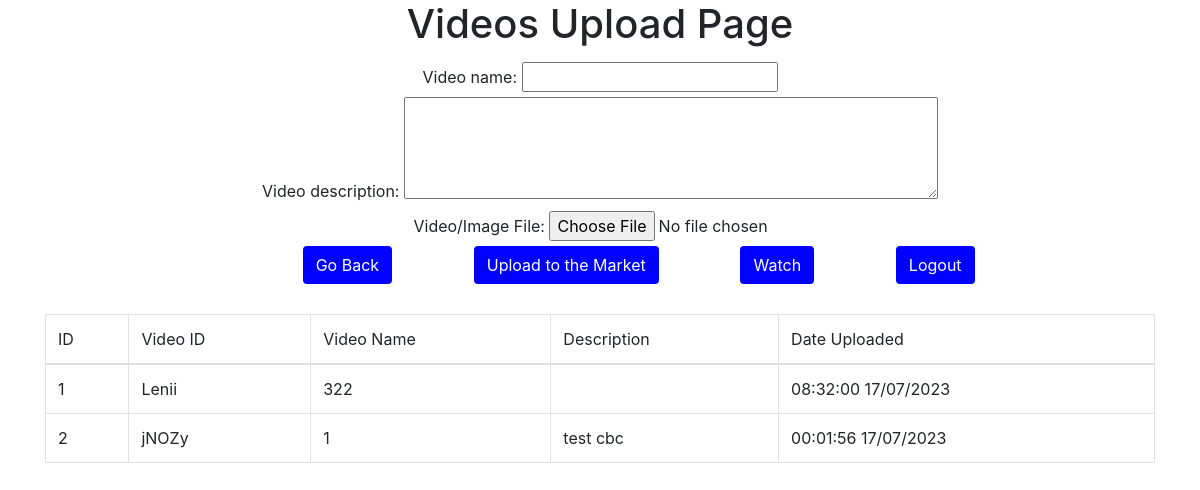
The app's page /upload.php (signed in) with its own data.
### tables this page shows
CREATE TABLE `tbl_videos` (
  `videoid` char(5) NOT NULL,
  `videoname` varchar(255) NOT NULL,
  `description` varchar(5000) DEFAULT NULL,
  `dateupload` datetime NOT NULL DEFAULT current_timestamp(),
  `userid` varchar(55) NOT NULL,
  `location` mediumtext NOT NULL
);

### upload.php (the view, shortened to what this page needs)
<!DOCTYPE html>
<html>
<head>
    <link rel="stylesheet" href="https://maxcdn.bootstrapcdn.com/bootstrap/4.0.0/css/bootstrap.min.css"
>
</head>
<body>
<center>
    <h1>Videos Upload Page</h1>
    <form class="form" method="post" action="" enctype="multipart/form-data">
        <label>Video name:</label>
        <input type="text" name="videoname"> <br/>
        <label for="description" style="align-items:center;vertical-align: middle; display:inline-block" >Video description:</label>
        <textarea type="text" name="description" id="description" rows="4" cols="50"></textarea> <br/>
        <div style="margin-left: 9%">
            <label>Video/Image File:</label>
            <input type="file" name="file"> <br/>
        </div>
        <button type="submit" name="back" class="btn"><i class="fa fa-upload fw-fa"></i>Go Back</button>
        <button type="submit" name="upload" class="btn" id="upload"><i class="fa fa-upload fw-fa"></i> Upload to the Market</button>
        <button type="submit" name="download" class="btn"><i class="fa fa-download fw-fa" ></i>Watch</button>
        <button type="submit" name="logout" class="btn"><i class="fa fa-download fw-fa" ></i>Logout</button>
    </form>
</center>
<br>
<div class="container">
    <table id="demo" class="table table-bordered">
        <thead>
        <tr>
            <td>ID</td>
            <td>Video ID</td>
            <td>Video Name</td>
            <td>Description</td>
            <td>Date Uploaded</td>
        </tr>
        </thead>
        <tbody>
        <?php
            $conn = mysqli_connect("tttruc.ddns.net","admin","admin","netsec",3306);
            $id = 1;
            $sql = "SELECT videoid,videoname,DATE_FORMAT(dateupload, '%H:%i:%s %e/%m/%Y') as dateupload,description FROM tbl_videos where userid = '".$_SESSION['Login']."' order by dateupload desc";
            $result = mysqli_query($conn, $sql);
            while ($row = mysqli_fetch_array($result)) {
                echo '<tr>';
                echo '<td>'.$id.'</td>';
                echo '<td>' . $row['videoid'] . '</td>';
                echo '<td>' . $row['videoname'] . '</td>';
                echo '<td>' . $row['description'] . '</td>';
                echo '<td>' . $row['dateupload'] . '</td>';
                echo '</tr>';
                $id++;
                }
        ?>
        </tbody>
    </table>
</div>
</body>
</html>

### upload.php (style rules this page uses)
.form { width: 100%; display: inline-block; position: inherit; padding: 6px; }
.btn { margin-left: 6.5%; background-color: blue; color: white; }

### records on screen
tbl_videos: videoid "Lenii", videoname "322", dateupload "08:32:00 17/07/2023"
tbl_videos: videoid "jNOZy", videoname "1", description "test cbc", dateupload "00:01:56 17/07/2023"
